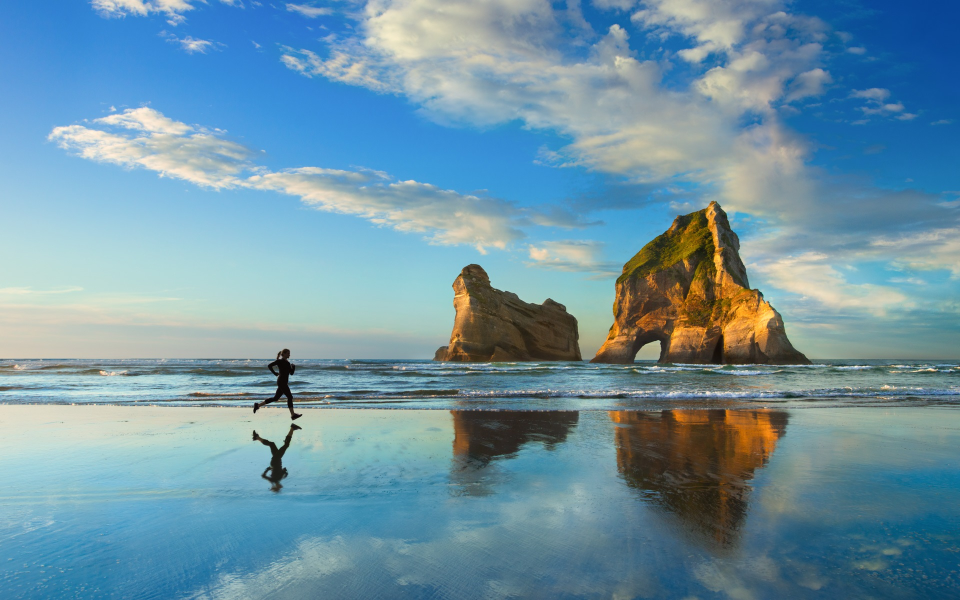
#> input picture Computer-Vision/resources/img1.jpg, 1920 x 1200 px (shown at 1/2 size)
$ jupyter execute colour-conversions-transformations.ipynb
#> lines starting #> are read from the running program, lines starting #| are printed output that depends on the picture
# Colour Conversion and Geometric Transformations

This workbook i experiemnt with various colour conversions using OpenCV and then go on to define and apply several transforamtions. Frist up though i need to import the required libraries.

[cell 1]
import numpy as np
import cv2 as cv
from matplotlib import pyplot as plt

Then I can read in the sample image

[cell 2]
img = cv.imread('./resources/img1.jpg')
#> img is the input picture: shape (1200, 1920, 3); mean B, G, R 164.3, 148, 111.1

## 1.Colour Conversion

### Convert the image colour space to HSV Space
cvtcolor() call can convert colour ranges for an image

[cell 3]
img_hsv = cv.cvtColor(img, cv.COLOR_BGR2HSV)
#> img_hsv: shape (1200, 1920, 3); mean H, S, V 84.1, 100.4, 171.7
cv.imshow('image in HSV', img_hsv)
cv.waitKey(0)
cv.destroyAllWindows()

[cell 4]
plt.figure(figsize=(12,9))
plt.imshow(cv.cvtColor(img_hsv, cv.COLOR_BGR2RGB))
plt.axis("off")
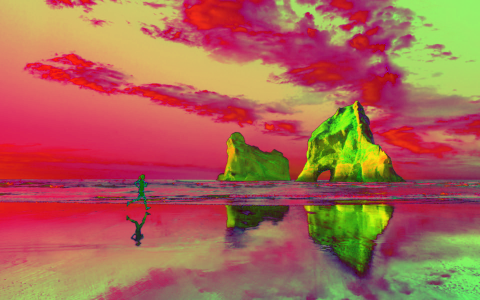
#> shown: shape (1200, 1920, 3) (shown at 1/4 size); mean R, G, B 171.7, 100.4, 84.1

[cell 5]
cv.imwrite('image1_hsv.png', img_hsv)
#> Out = True

### Convert the image colour space to Grayscale
cvtcolor() call can convert colour ranges for an image including grayscale

[cell 6]
img_gray = cv.cvtColor(img, cv.COLOR_BGR2GRAY)
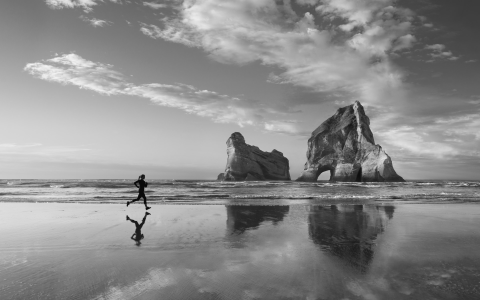
#> img_gray: shape (1200, 1920) (shown at 1/4 size); min 0, max 247, mean 138.8
cv.imshow('image in gray', img_gray)
cv.waitKey(0)
cv.destroyAllWindows()

[cell 7]
plt.figure(figsize=(12,9))
plt.imshow(img_gray,'gray')
plt.axis("off")

[cell 8]
cv.imwrite('image1_gray.png', img_gray)
#> Out = True

## 2. Geometric Transformations

### 2.1 Scaling
Images can be scaled

[cell 9]
height, width = img.shape[:2]
h_scale = 0.5
v_scale = 0.4
new_height = (int) (height * v_scale) # we need this as the new height must be interger
new_width = (int) (width * h_scale) # we need this as the new width must be interger

[cell 10]
img_resize = cv.resize(img, (new_width, new_height), interpolation = cv.INTER_LINEAR)
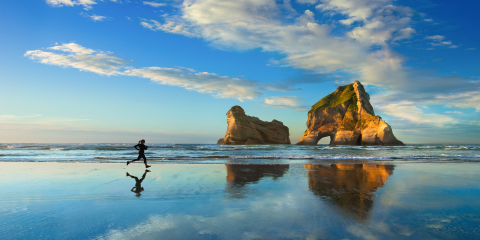
#> img_resize: shape (480, 960, 3) (shown at 1/2 size); mean B, G, R 164.3, 147.9, 111.1
cv.imshow('resize', img_resize)
cv.waitKey(0)
cv.destroyAllWindows()

[cell 11]
plt.figure(figsize=(12,9))
plt.imshow(cv.cvtColor(img_resize, cv.COLOR_RGB2BGR))
plt.axis("off")

[cell 12]
cv.imwrite('image1_resize.png', img_resize)
#> Out = True

### 2.2 Translation

[cell 13]
t_x = 100
t_y = 200

M = np.float32([[1, 0, t_x], [0, 1, t_y]])

height, width = img.shape[:2] #this will get the number of rows and columns in img

img_translation = cv.warpAffine(img, M, (width, height))
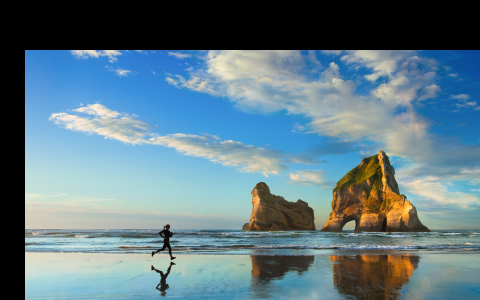
#> img_translation: shape (1200, 1920, 3) (shown at 1/4 size); mean B, G, R 133.5, 122.3, 95.9
cv.imshow('translation', img_translation)
cv.waitKey(0)
cv.destroyAllWindows()

[cell 14]
plt.figure(figsize=(12,9))
plt.imshow(cv.cvtColor(img_translation, cv.COLOR_RGB2BGR))
plt.axis("off")

[cell 15]
cv.imwrite('image1_translation.png', img_translation)
#> Out = True

### 2.3 Rotations
Imags can be rotated

[cell 16]
theta = 45 #rotate 45 degrees in anti-clockwise

c_x = (width - 1) / 2.0 # column index varies in [0, width-1]
c_y = (height - 1) / 2.0 # row index varies in [0, height-1]
c = (c_x, c_y) # A point is defined by x and y coordinate
print(c)
#| (959.5, 599.5)

[cell 17]
s = 1
M = cv.getRotationMatrix2D(c, theta, s)

img_rotation = cv.warpAffine(img, M, (width, height))
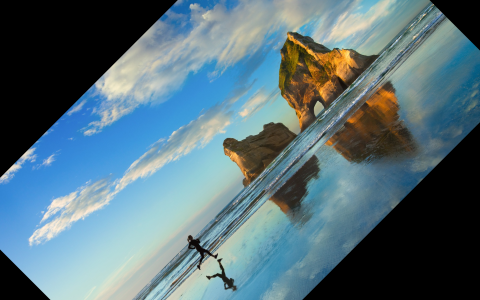
#> img_rotation: shape (1200, 1920, 3) (shown at 1/4 size); mean B, G, R 123, 113.5, 88.2
cv.imshow('rotation', img_rotation)
cv.waitKey(0)
cv.destroyAllWindows()

[cell 18]
plt.figure(figsize=(12,9))
plt.imshow(cv.cvtColor(img_rotation, cv.COLOR_RGB2BGR))
plt.axis("off")

[cell 19]
cv.imwrite('image1_rotation.png', img_rotation)
#> Out = True

### 2.4 Affine Trransformations

[cell 20]
m00 = 0.38
m01 = 0.27
m02 = -47.18
m10 = -0.14
m11 = 0.75
m12 = 564.32
M = np.float32([[m00, m01, m02], [m10, m11, m12]])

[cell 21]
height, width = img.shape[:2]
img_affine = cv.warpAffine(img, M, (width, height))
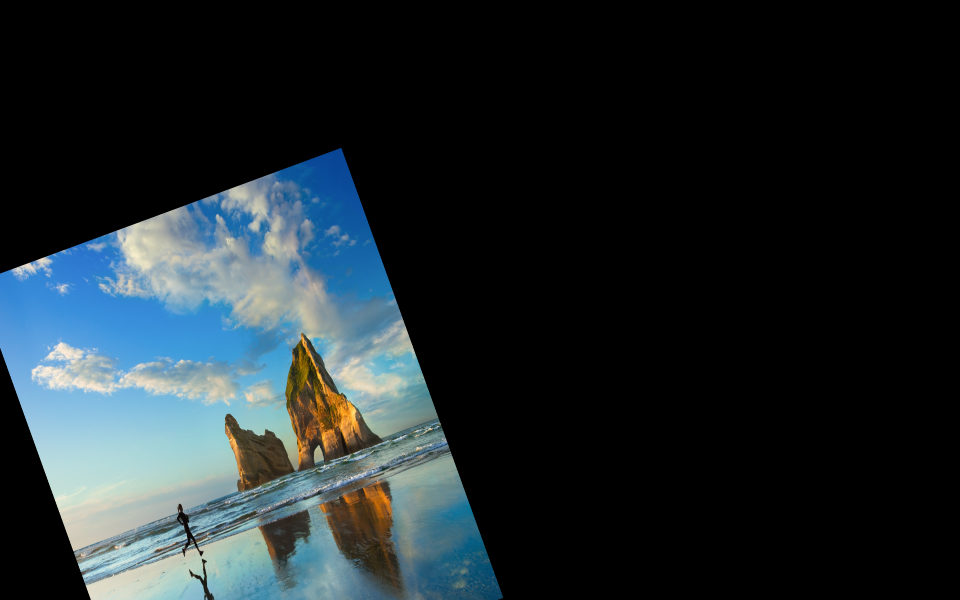
#> img_affine: shape (1200, 1920, 3) (shown at 1/2 size); mean B, G, R 45, 40.9, 31.5
cv.imshow('affine', img_affine)
cv.waitKey(0)
cv.destroyAllWindows()

[cell 22]
plt.figure(figsize=(12,9))
plt.imshow(cv.cvtColor(img_affine, cv.COLOR_RGB2BGR))
plt.axis("off")

[cell 23]
cv.imwrite('image1_affine.png', img_affine)
#> Out = True

$ run again, with Computer-Vision/resources/img2.jpg copied over Computer-Vision/resources/img1.jpg
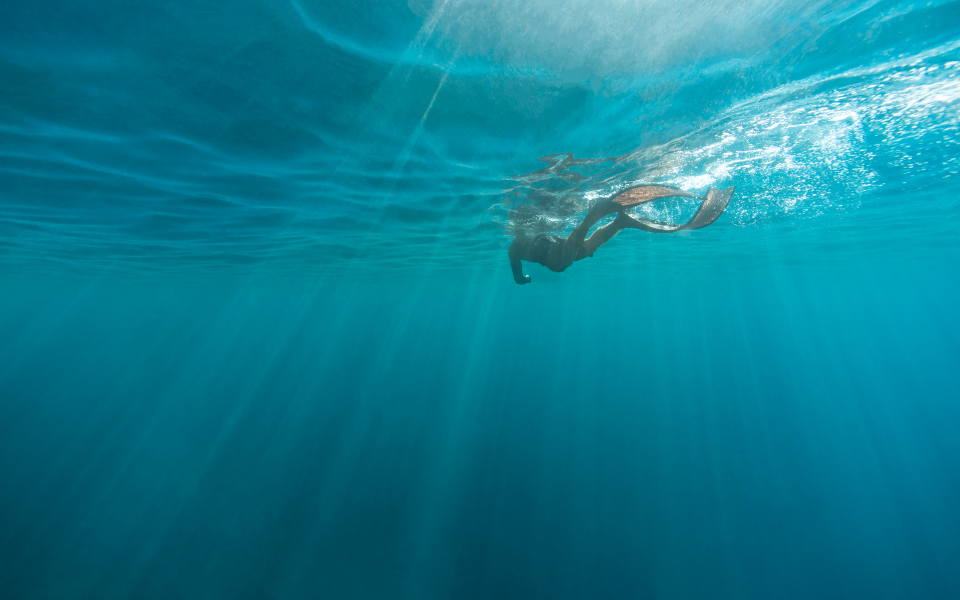
#> input picture Computer-Vision/resources/img2.jpg, 1920 x 1200 px (shown at 1/2 size)
#> img is the input picture: shape (1200, 1920, 3); mean B, G, R 145.5, 125.3, 13.4
#> img_hsv: shape (1200, 1920, 3); mean H, S, V 94.6, 237.5, 145.5
#> `cv.imwrite('image1_hsv.png', img_hsv)`: Out = True
#| (959.5, 599.5)
#> `img_rotation = cv.warpAffine(img, M, (width, height))`:
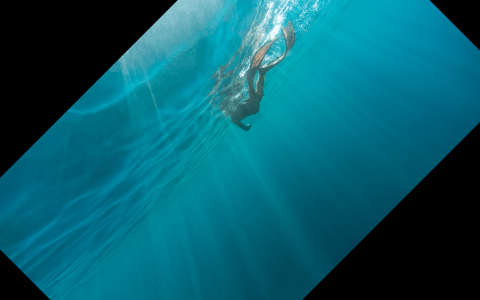
#> img_rotation: shape (1200, 1920, 3) (shown at 1/4 size); mean B, G, R 109, 93.5, 6.7
#> `img_affine = cv.warpAffine(img, M, (width, height))`:
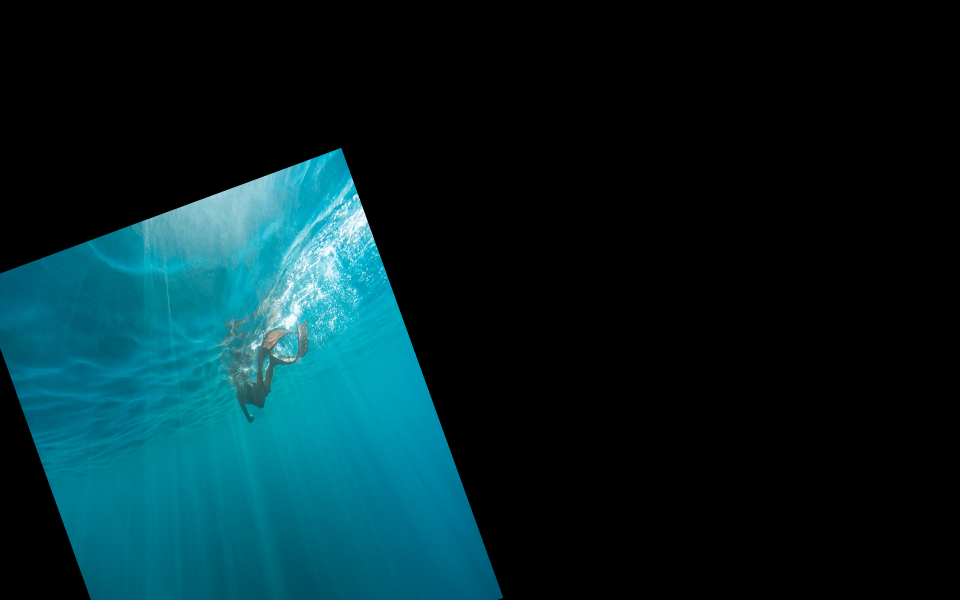
#> img_affine: shape (1200, 1920, 3) (shown at 1/2 size); mean B, G, R 42.2, 36.5, 4.3

$ run again, with Computer-Vision/resources/img3.jpg copied over Computer-Vision/resources/img1.jpg
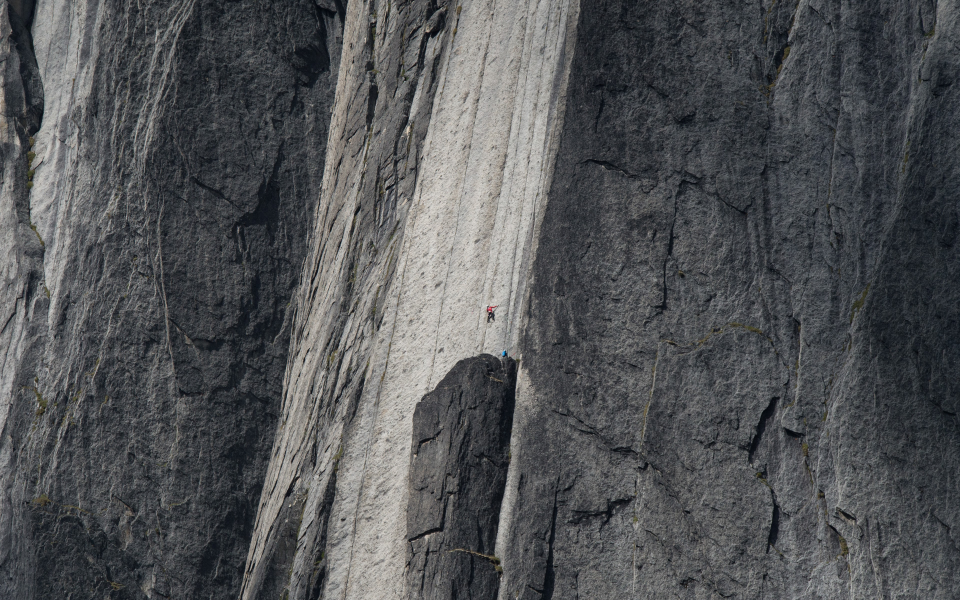
#> input picture Computer-Vision/resources/img3.jpg, 1920 x 1200 px (shown at 1/2 size)
#> img is the input picture: shape (1200, 1920, 3); mean B, G, R 85.4, 83.4, 81.9
#> img_hsv: shape (1200, 1920, 3); mean H, S, V 87.6, 27.8, 87.2
#> `cv.imwrite('image1_hsv.png', img_hsv)`: Out = True
#| (959.5, 599.5)
#> `img_rotation = cv.warpAffine(img, M, (width, height))`:
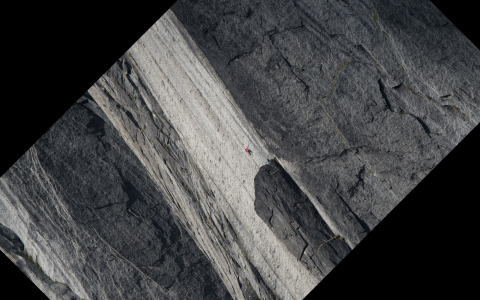
#> img_rotation: shape (1200, 1920, 3) (shown at 1/4 size); mean B, G, R 68.8, 67.7, 66.9
#> `img_affine = cv.warpAffine(img, M, (width, height))`:
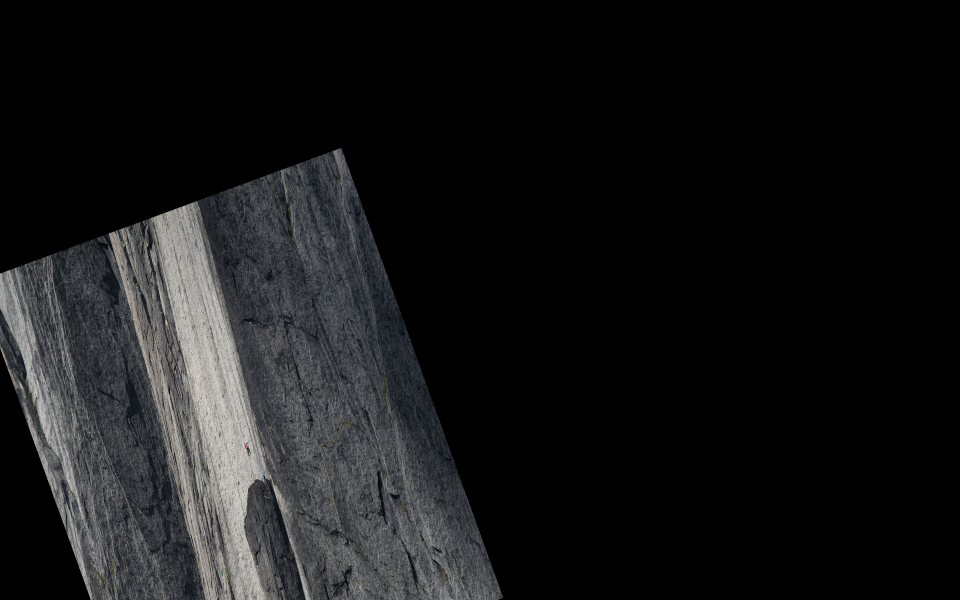
#> img_affine: shape (1200, 1920, 3) (shown at 1/2 size); mean B, G, R 23.6, 23.1, 22.6
